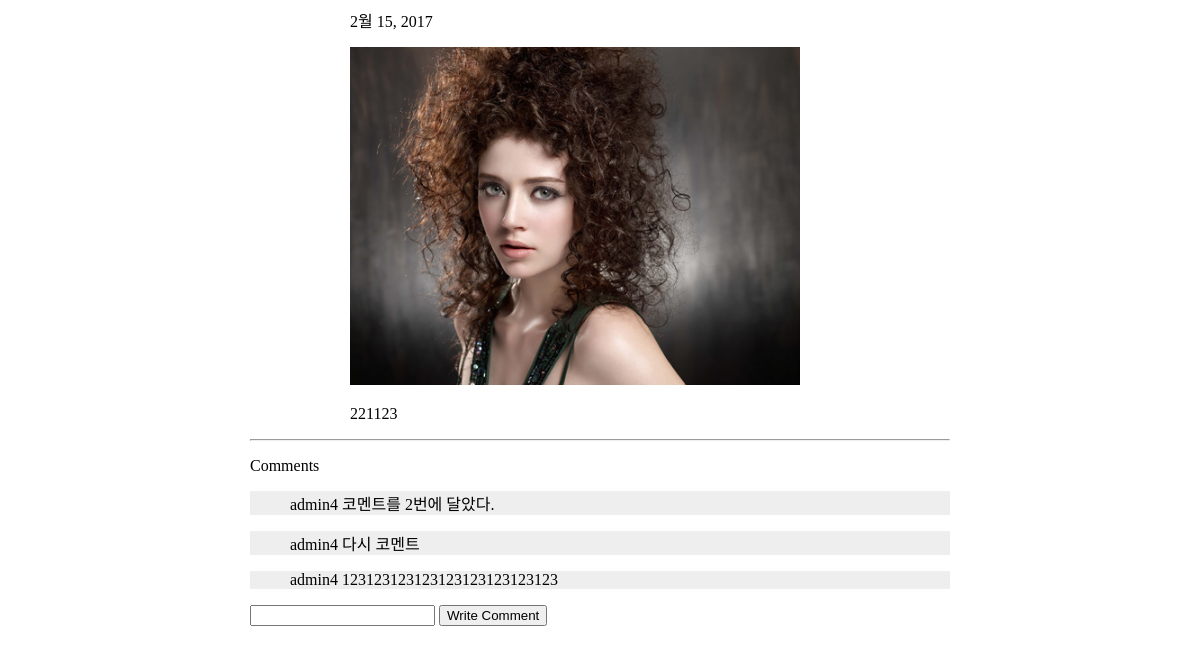
Before: /post/2/ with the older database file.
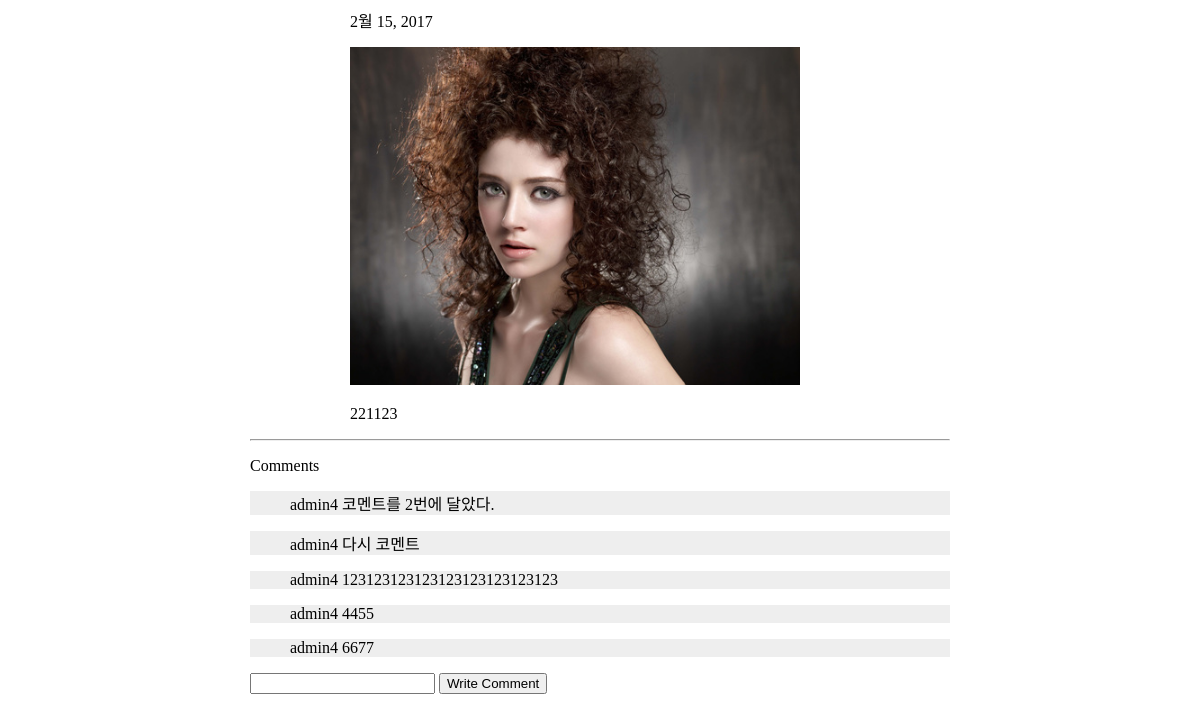
After: the same page with the newer database file.
### post/models.py (models this page shows, shortened)
class Comment(models.Model):
    author = models.ForeignKey(MyUser)
    post = models.ForeignKey(Post)
    content = models.TextField()
    created_date = models.DateField(auto_now_add=True, null=True)

### member/models.py (models this page shows, shortened)
class MyUser(PermissionsMixin, AbstractBaseUser):
    CHOICE_GENDER = (
        ('m', 'Mail'),
        ('f', 'Female'),
    )
    username = models.CharField(max_length=20, unique=True)
    email = models.EmailField(blank=True)
    gender = models.CharField(max_length=1, choices=CHOICE_GENDER)
    nickname = models.CharField(max_length=20)
    is_staff = models.BooleanField(default=False)
    USERNAME_FIELD = 'username'
    objects = MyUserManager()

### post/views.py (the view)
# urls.py: url(r'^(?P<post_id>[0-9]+)/$', views.post_detail, name='post_detail'),
def post_detail(request, post_id):
    post = Post.objects.get(id=post_id)
    form = PostForm()
    context = {
        'post_detail': post,
        'form': form,
    }
    return render(request, 'post/post-detail.html', context)

### post/form.py
class PostForm(forms.Form):
    content = forms.CharField()

### templates/post/post-detail.html
{% extends 'common/base.html' %}
{% block content %}
<div class="warp">
    <div class="content_box">
        <div class="img2_box">
            <div class="img_title">{{ post_detail.created_date }}</div>
            <img class="img2" src="{{ MEDIA_URL}}{{ post_detail.photo }}" alt="">
            <p>
                {{ post_detail.content|linebreaksbr }}
            </p>
        </div>
    </div>
    <hr>
    <div>
        <p>Comments</p>
        {% if post_detail.comment_set.all %}
            {% for comment in post_detail.comment_set.all %}
                <ul class="comment">
                    {{ comment.author }} {{ comment.content }}
                </ul>
            {% endfor %}
        {% else %}
        <p>No comment</p>
        {% endif %}
        <form action="{% url 'post:comment_add' post_id=post_detail.id %}" method="POST">{% csrf_token %}
            {{ form.content }}
            <button type="submit">Write Comment</button>
        </form>
    </div>
</div>
{% endblock %}

Changed rows visible on the page:
added Comment: author "admin4", content "4455"
added Comment: author "admin4", content "6677"
